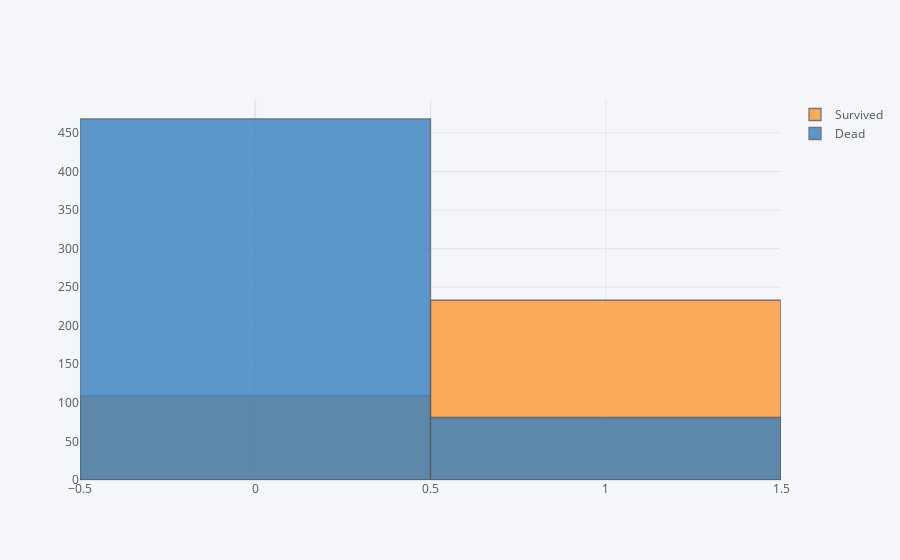

This figure's notebook cell:
### Markdown cell above
### Sex -> Survived 관계

### Code cell
ntrain = 891
train = df[:ntrain]
survived = train[train['Survived'] == 1]['Sex']
dead = train[train['Survived'] == 0]['Sex']
df_temp1 = pd.concat([survived, dead], axis=1, keys=['Survived', 'Dead'])
df_temp1.iplot(kind='histogram')

### Figure 1 — Plotly figure (JSON) as saved in the notebook; plotly's stock layout.template omitted (floating-point values rounded to 4 significant figures; data arrays with more than 128 entries replaced by an {"elided": "..."} marker saying what was removed)
{"data": [{"histfunc": "count", "histnorm": "", "marker": {"color": "rgba(255, 153, 51, 1.0)", "line": {"color": "#4D5663", "width": 1.3}}, "name": "Survived", "opacity": 0.8, "orientation": "v", "x": {"elided": "891 float values"}, "type": "histogram"}, {"histfunc": "count", "histnorm": "", "marker": {"color": "rgba(55, 128, 191, 1.0)", "line": {"color": "#4D5663", "width": 1.3}}, "name": "Dead", "opacity": 0.8, "orientation": "v", "x": {"elided": "891 float values"}, "type": "histogram"}], "layout": {"barmode": "overlay", "legend": {"bgcolor": "#F5F6F9", "font": {"color": "#4D5663"}}, "paper_bgcolor": "#F5F6F9", "plot_bgcolor": "#F5F6F9", "title": {"font": {"color": "#4D5663"}}, "xaxis": {"gridcolor": "#E1E5ED", "showgrid": true, "tickfont": {"color": "#4D5663"}, "title": {"font": {"color": "#4D5663"}, "text": ""}, "zerolinecolor": "#E1E5ED"}, "yaxis": {"gridcolor": "#E1E5ED", "showgrid": true, "tickfont": {"color": "#4D5663"}, "title": {"font": {"color": "#4D5663"}, "text": ""}, "zerolinecolor": "#E1E5ED"}}}
